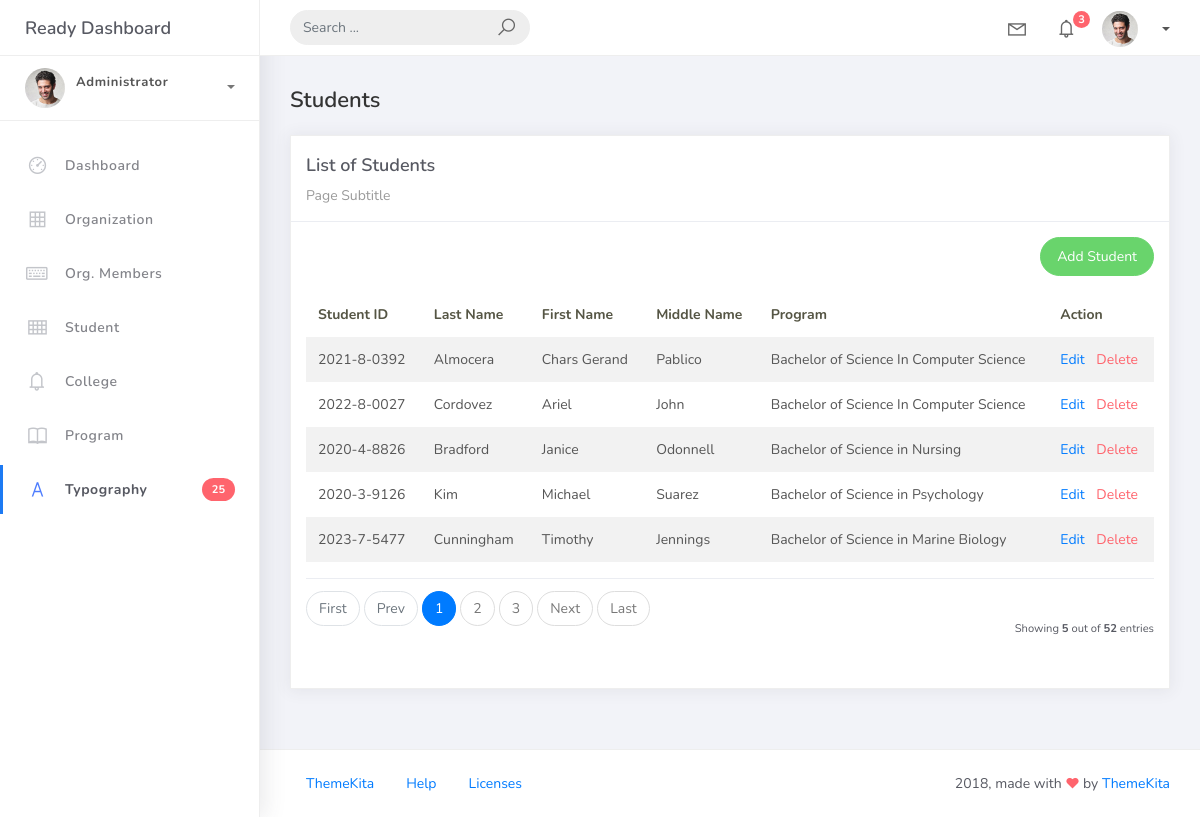
The page /student_list/ on the database its author committed.
### studentorg/models.py (models this page shows, shortened)
class BaseModel(models.Model):
    created_at = models.DateTimeField(auto_now_add=True, db_index=True)
    updated_at = models.DateTimeField(auto_now=True)
    class Meta:
        abstract = True

class Student(BaseModel):
    student_id = models.CharField(max_length=15)
    lastname = models.CharField(max_length=25)
    firstname = models.CharField(max_length=25)
    middlename = models.CharField(
        max_length=25,
        blank=True,
        null=True
    )
    program = models.ForeignKey(Program, on_delete=models.CASCADE)

class Program(BaseModel):
    prog_name = models.CharField(max_length=150)
    college = models.ForeignKey(College, on_delete=models.CASCADE)
    def __str__(self):
        return self.prog_name

### studentorg/views.py (the view, shortened to what this page needs)
class StudentList(ListView):
    model = Student
    template_name = 'student_list.html'
    context_object_name = 'students'
    paginate_by = 5
    def get_queryset(self):
        qs = super().get_queryset()
        query = self.request.GET.get('q')
        return qs

### templates/student_list.html (shortened to what this page needs)
{% extends 'base.html' %}
{% load static %}
{% block content %}
<div class="content">
    <div class="container-fluid">
        <h4 class="page-title">Students</h4>
        <div class="row">
            <div class="col-md-12">
                <div class="card">
                    <div class="card-header">
                        <div class="card-title">List of Students</div>
                        <div class="card-category">Page Subtitle</div>
                    </div>
                    <div class="card-body">
                        <div class="row mb-3">
                            <div class="col-md-12">
                                <div class="pull-right">
                                    <a href="{% url 'student-add' %}"
                                       class="btn btn-success btn-rounded">
                                        Add Student
                                    </a>
                                </div>
                            </div>
                        </div>
                        <table class="table table-striped mt-3">
                            <thead>
                                <tr>
                                    <th>Student ID</th>
                                    <th>Last Name</th>
                                    <th>First Name</th>
                                    <th>Middle Name</th>
                                    <th>Program</th>
                                    <th>Action</th>
                                </tr>
                            </thead>
                            <tbody>
                                {% for object in object_list %}
                                <tr>
                                    <td>{{ object.student_id }}</td>
                                    <td>{{ object.lastname }}</td>
                                    <td>{{ object.firstname }}</td>
                                    <td>{{ object.middlename }}</td>
                                    <td>{{ object.program }}</td>
                                    <td>
                                        <a href="{% url 'student-update' object.pk %}">
                                            Edit
                                        </a>
                                        <a href="{% url 'student-delete' object.pk %}"
                                           class="text-danger"
                                           style="margin-left: 8px;">
                                            Delete
                                        </a>
                                    </td>
                                </tr>
                                {% endfor %}
                            </tbody>
                        </table>
                        {% include 'includes/pagination.html' %}
                    </div>
                </div>
            </div>
        </div>
    </div>
</div>
{% endblock %}

### rows shown on the page
Student: student_id "2021-8-0392", lastname "Almocera", firstname "Chars Gerand", middlename "Pablico", program "Bachelor of Science In Computer Science"
Student: student_id "2022-8-0027", lastname "Cordovez", firstname "Ariel", middlename "John", program "Bachelor of Science In Computer Science"
Student: student_id "2020-4-8826", lastname "Bradford", firstname "Janice", middlename "Odonnell", program "Bachelor of Science in Nursing"
Student: student_id "2020-3-9126", lastname "Kim", firstname "Michael", middlename "Suarez", program "Bachelor of Science in Psychology"
Student: student_id "2023-7-5477", lastname "Cunningham", firstname "Timothy", middlename "Jennings", program "Bachelor of Science in Marine Biology"

### other values the page prints
{{ page_num }} "1"
{{ page_num }} "2" "3"
{{ object_list.count }} "5"
{{ paginator.count }} "52"
